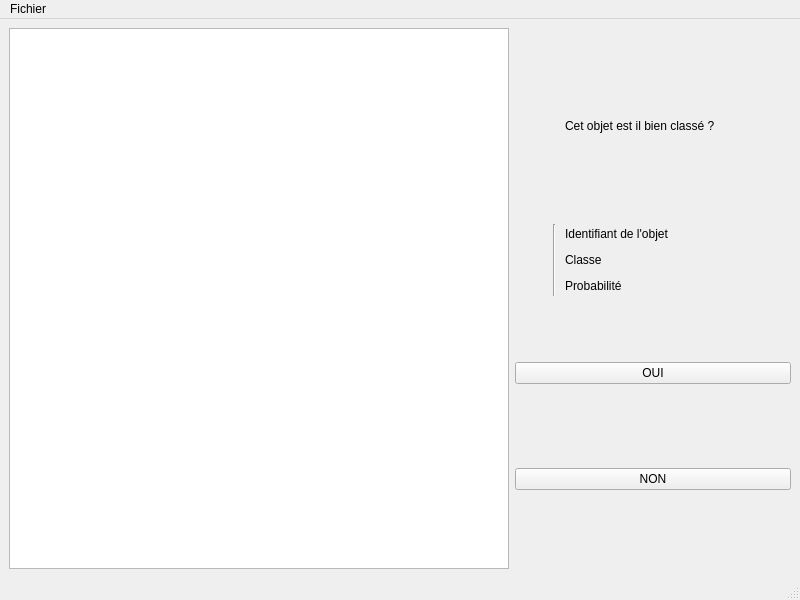
<?xml version="1.0" encoding="UTF-8"?>
<ui version="4.0">
 <class>InterfacePrincipale</class>
 <widget class="QMainWindow" name="InterfacePrincipale">
  <property name="geometry">
   <rect>
    <x>0</x>
    <y>0</y>
    <width>800</width>
    <height>600</height>
   </rect>
  </property>
  <property name="contextMenuPolicy">
   <enum>Qt::ActionsContextMenu</enum>
  </property>
  <property name="windowTitle">
   <string>Interface de classification</string>
  </property>
  <widget class="QWidget" name="centralwidget">
   <layout class="QGridLayout" name="gridLayout">
    <item row="4" column="6" colspan="3">
     <spacer name="horizontalSpacer_8">
      <property name="orientation">
       <enum>Qt::Horizontal</enum>
      </property>
      <property name="sizeHint" stdset="0">
       <size>
        <width>40</width>
        <height>20</height>
       </size>
      </property>
     </spacer>
    </item>
    <item row="7" column="1" rowspan="2" colspan="8">
     <spacer name="verticalSpacer">
      <property name="orientation">
       <enum>Qt::Vertical</enum>
      </property>
      <property name="sizeHint" stdset="0">
       <size>
        <width>20</width>
        <height>60</height>
       </size>
      </property>
     </spacer>
    </item>
    <item row="5" column="6">
     <spacer name="horizontalSpacer_6">
      <property name="orientation">
       <enum>Qt::Horizontal</enum>
      </property>
      <property name="sizeHint" stdset="0">
       <size>
        <width>40</width>
        <height>20</height>
       </size>
      </property>
     </spacer>
    </item>
    <item row="6" column="6" colspan="3">
     <spacer name="horizontalSpacer_7">
      <property name="orientation">
       <enum>Qt::Horizontal</enum>
      </property>
      <property name="sizeHint" stdset="0">
       <size>
        <width>40</width>
        <height>20</height>
       </size>
      </property>
     </spacer>
    </item>
    <item row="0" column="1" colspan="6">
     <spacer name="verticalSpacer_5">
      <property name="orientation">
       <enum>Qt::Vertical</enum>
      </property>
      <property name="sizeHint" stdset="0">
       <size>
        <width>20</width>
        <height>40</height>
       </size>
      </property>
     </spacer>
    </item>
    <item row="5" column="8">
     <spacer name="horizontalSpacer_4">
      <property name="orientation">
       <enum>Qt::Horizontal</enum>
      </property>
      <property name="sizeHint" stdset="0">
       <size>
        <width>40</width>
        <height>20</height>
       </size>
      </property>
     </spacer>
    </item>
    <item row="5" column="7">
     <widget class="QLabel" name="label">
      <property name="maximumSize">
       <size>
        <width>20</width>
        <height>20</height>
       </size>
      </property>
      <property name="text">
       <string/>
      </property>
      <property name="pixmap">
       <pixmap resource="images.qrc">:/Help/question.png</pixmap>
      </property>
      <property name="scaledContents">
       <bool>true</bool>
      </property>
     </widget>
    </item>
    <item row="4" column="3" rowspan="3" colspan="2">
     <widget class="Line" name="line">
      <property name="orientation">
       <enum>Qt::Vertical</enum>
      </property>
     </widget>
    </item>
    <item row="9" column="1" colspan="8">
     <widget class="QPushButton" name="okButton">
      <property name="text">
       <string>OUI</string>
      </property>
     </widget>
    </item>
    <item row="5" column="5">
     <widget class="QLabel" name="labelClasse">
      <property name="text">
       <string>Classe</string>
      </property>
     </widget>
    </item>
    <item row="3" column="1" colspan="6">
     <spacer name="verticalSpacer_4">
      <property name="orientation">
       <enum>Qt::Vertical</enum>
      </property>
      <property name="sizeHint" stdset="0">
       <size>
        <width>20</width>
        <height>40</height>
       </size>
      </property>
     </spacer>
    </item>
    <item row="4" column="5">
     <widget class="QLabel" name="labelId">
      <property name="text">
       <string>Identifiant de l'objet</string>
      </property>
     </widget>
    </item>
    <item row="10" column="1" colspan="8">
     <spacer name="verticalSpacer_3">
      <property name="orientation">
       <enum>Qt::Vertical</enum>
      </property>
      <property name="sizeHint" stdset="0">
       <size>
        <width>20</width>
        <height>40</height>
       </size>
      </property>
     </spacer>
    </item>
    <item row="0" column="0" rowspan="13">
     <widget class="QGraphicsView" name="entiteView">
      <property name="minimumSize">
       <size>
        <width>500</width>
        <height>500</height>
       </size>
      </property>
     </widget>
    </item>
    <item row="6" column="1">
     <spacer name="horizontalSpacer_3">
      <property name="orientation">
       <enum>Qt::Horizontal</enum>
      </property>
      <property name="sizeHint" stdset="0">
       <size>
        <width>10</width>
        <height>20</height>
       </size>
      </property>
     </spacer>
    </item>
    <item row="5" column="1">
     <spacer name="horizontalSpacer_2">
      <property name="orientation">
       <enum>Qt::Horizontal</enum>
      </property>
      <property name="sizeHint" stdset="0">
       <size>
        <width>10</width>
        <height>20</height>
       </size>
      </property>
     </spacer>
    </item>
    <item row="4" column="1">
     <spacer name="horizontalSpacer">
      <property name="orientation">
       <enum>Qt::Horizontal</enum>
      </property>
      <property name="sizeHint" stdset="0">
       <size>
        <width>10</width>
        <height>20</height>
       </size>
      </property>
     </spacer>
    </item>
    <item row="6" column="5">
     <widget class="QLabel" name="labelProb">
      <property name="text">
       <string>Probabilité</string>
      </property>
     </widget>
    </item>
    <item row="12" column="1" colspan="8">
     <spacer name="verticalSpacer_2">
      <property name="orientation">
       <enum>Qt::Vertical</enum>
      </property>
      <property name="sizeHint" stdset="0">
       <size>
        <width>20</width>
        <height>40</height>
       </size>
      </property>
     </spacer>
    </item>
    <item row="11" column="1" colspan="8">
     <widget class="QPushButton" name="noButton">
      <property name="text">
       <string>NON</string>
      </property>
     </widget>
    </item>
    <item row="2" column="5">
     <widget class="QLabel" name="questionLabel">
      <property name="text">
       <string>Cet objet est il bien classé ?</string>
      </property>
     </widget>
    </item>
    <item row="4" column="2" rowspan="3">
     <spacer name="horizontalSpacer_5">
      <property name="orientation">
       <enum>Qt::Horizontal</enum>
      </property>
      <property name="sizeHint" stdset="0">
       <size>
        <width>40</width>
        <height>20</height>
       </size>
      </property>
     </spacer>
    </item>
   </layout>
  </widget>
  <widget class="QMenuBar" name="menubar">
   <property name="enabled">
    <bool>true</bool>
   </property>
   <property name="geometry">
    <rect>
     <x>0</x>
     <y>0</y>
     <width>800</width>
     <height>26</height>
    </rect>
   </property>
   <property name="contextMenuPolicy">
    <enum>Qt::DefaultContextMenu</enum>
   </property>
   <property name="defaultUp">
    <bool>false</bool>
   </property>
   <widget class="QMenu" name="menuChager_fichier">
    <property name="title">
     <string>Fichier</string>
    </property>
    <addaction name="actionCharger_fichiers"/>
   </widget>
   <addaction name="menuChager_fichier"/>
  </widget>
  <widget class="QStatusBar" name="statusbar"/>
  <action name="actionCharger_fichiers">
   <property name="text">
    <string>Charger ...</string>
   </property>
   <property name="iconVisibleInMenu">
    <bool>true</bool>
   </property>
  </action>
 </widget>
 <resources>
  <include location="images.qrc"/>
 </resources>
 <connections/>
</ui>
